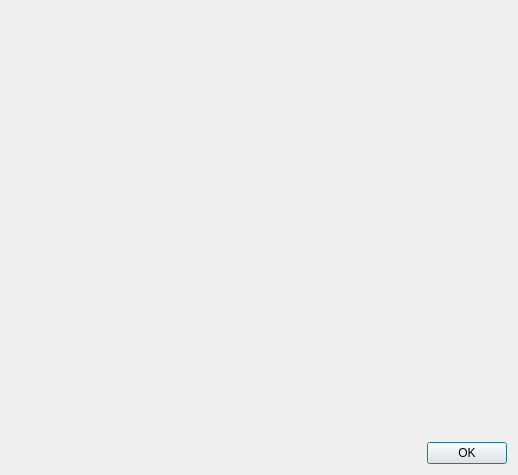
<?xml version="1.0" encoding="UTF-8"?>
<ui version="4.0">
 <class>DialogAbout</class>
 <widget class="QDialog" name="DialogAbout">
  <property name="windowModality">
   <enum>Qt::WindowModal</enum>
  </property>
  <property name="geometry">
   <rect>
    <x>0</x>
    <y>0</y>
    <width>518</width>
    <height>475</height>
   </rect>
  </property>
  <property name="windowTitle">
   <string>About</string>
  </property>
  <property name="modal">
   <bool>true</bool>
  </property>
  <layout class="QVBoxLayout" name="verticalLayout">
   <item>
    <widget class="XAboutWidget" name="widgetAbout" native="true">
     <property name="sizePolicy">
      <sizepolicy hsizetype="Preferred" vsizetype="Expanding">
       <horstretch>0</horstretch>
       <verstretch>0</verstretch>
      </sizepolicy>
     </property>
    </widget>
   </item>
   <item>
    <layout class="QHBoxLayout" name="horizontalLayout">
     <item>
      <spacer name="horizontalSpacer">
       <property name="orientation">
        <enum>Qt::Horizontal</enum>
       </property>
       <property name="sizeHint" stdset="0">
        <size>
         <width>40</width>
         <height>20</height>
        </size>
       </property>
      </spacer>
     </item>
     <item>
      <widget class="QPushButton" name="pushButtonOK">
       <property name="text">
        <string>OK</string>
       </property>
      </widget>
     </item>
    </layout>
   </item>
  </layout>
 </widget>
 <customwidgets>
  <customwidget>
   <class>XAboutWidget</class>
   <extends>QWidget</extends>
   <header>xaboutwidget.h</header>
   <container>1</container>
  </customwidget>
 </customwidgets>
 <resources/>
 <connections/>
</ui>
